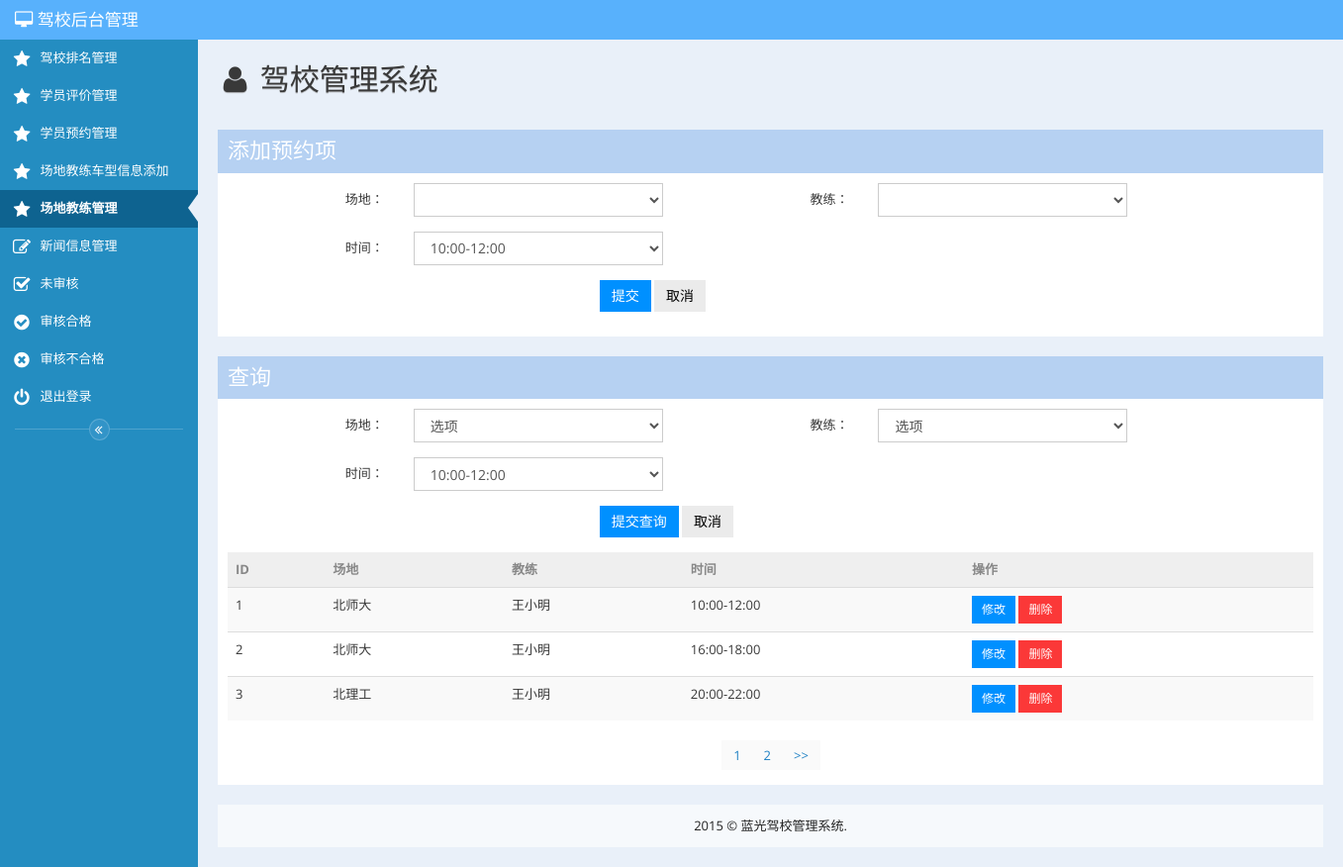
/Jiaoxiao/index.php/manage_coachandplace, run on the app's committed database.
### tables this page shows
CREATE TABLE `coachandplace` (
  `id` int(11) NOT NULL AUTO_INCREMENT,
  `placeid` int(11) NOT NULL,
  `coachid` int(11) NOT NULL,
  `timeid` int(11) NOT NULL COMMENT '预约时间id',
  PRIMARY KEY (`id`)
);

CREATE TABLE `place` (
  `id` int(11) NOT NULL AUTO_INCREMENT,
  `p_name` varchar(128) NOT NULL,
  `address` varchar(128) NOT NULL,
  `description` varchar(256) NOT NULL COMMENT '描述',
  `img` varchar(256) NOT NULL,
  PRIMARY KEY (`id`)
);

CREATE TABLE `coach` (
  `id` int(128) NOT NULL AUTO_INCREMENT,
  `c_name` varchar(128) NOT NULL,
  `tel` varchar(128) NOT NULL,
  `price` varchar(128) NOT NULL COMMENT '价格',
  `star` int(11) NOT NULL COMMENT '星级',
  `img` varchar(256) NOT NULL,
  `description` varchar(512) DEFAULT NULL,
  `school_name` varchar(256) DEFAULT NULL COMMENT '所属驾校名',
  `school_url` varchar(256) DEFAULT NULL COMMENT '所属驾校网址',
  `deleted` tinyint(1) NOT NULL DEFAULT '0',
  PRIMARY KEY (`id`)
);

CREATE TABLE `time` (
  `id` int(11) NOT NULL AUTO_INCREMENT,
  `time` varchar(128) NOT NULL,
  PRIMARY KEY (`id`)
);

### Jiaoxiao/application/libraries/Layout.php (called while the page is built, shortened)
<?php  if (!defined('BASEPATH')) exit('No direct script access allowed');
class Layout
{
    var $obj;
    var $layout;
    function Layout($layout = "flaty")
    {
        $this->obj =& get_instance();
        $this->layout = '_layouts/' . $layout;
    }
    function view($view, $data=null, $return=false)
    {
        $data['content_for_layout'] = $this->obj->load->view($view,$data,true);
        if($return)
        {
            $output = $this->obj->load->view($this->layout,$data, true);
            return $output;
        }
        else
        {
            $this->obj->load->view($this->layout,$data, false);
        }
    }
}
?>

### Jiaoxiao/index.php (called while the page is built, shortened)
<?php
require_once BASEPATH.'core/CodeIgniter.php';

### Jiaoxiao/application/models/coachandplace_model.php (called while the page is built, shortened)
<?php
    class Coachandplace_model extends CI_Model{
        private $table_name = 'coachandplace';
        public function count($where) {
            if($where){
                $this->db->where($where);
            }else{
                $this->db->select();
            }
            $this->db->from($this->table_name);
            return $this->db->count_all_results();
        }
        public function search($offset,$limit){
            $sql = 'SELECT cp.id,p.p_name as pname,c.c_name as cname,t.time FROM (((coachandplace as cp JOIN place as p ON cp.placeid=p.id) JOIN coach  as c ON cp.coachid=c.id)JOIN time  as t ON cp.timeid=t.id) limit ?,?;';
            $result = $this->db->query($sql,array($offset,$limit));
            if ($result->num_rows() > 0) {
                return $result->result_object();
            }
            return false;
        }
    }

### Jiaoxiao/application/views/manage/coachandplace_view.php (the view, shortened to what this page needs)
<div class="row">
    <div class="col-md-12">
        <div class="box box-blue">
            <div class="box-title">
                <h3>添加预约项</h3>
            </div>
            <div class="box-content">
                <from class="form-horizontal" action="#" >
                    <div class="form-group">
                        <label class="col-sm-2 col-lg-2 control-label">场地：</label>
                        <div class="col-sm-3 col-lg-3 controls">
                            <select class="form-control" tabindex="1" id="addplace">
                            </select>
                        </div>
                        <label class="col-sm-2 col-lg-2 control-label">教练：</label>
                        <div class="col-sm-3 col-lg-3 controls">
                            <select class="form-control" tabindex="1" id="addcoach">
                            </select>
                        </div>
                    </div>
                    <div class="form-group">
                        <label class="col-sm-2 col-lg-2 control-label">时间：</label>
                        <div class="col-sm-3 col-lg-3 controls">
                            <select class="form-control" tabindex="1" id="addtime">
                                <option value="1">10:00-12:00</option>
                            </select>
                        </div>
                    </div>
                    <div class="form-group">
                        <div class="col-sm-5 col-sm-offset-5 col-lg-10 col-lg-offset-4">
                            <button class="btn btn-primary"  id="addbut">提交</button>
                            <button class="btn" type="button">取消</button>
                        </div>
                    </div>
                </from>
            </div>
        </div>
    </div>
</div>
<div class="row">
    <div class="col-md-12">
        <div class="box box-blue">
            <div class="box-title">
                <h3>查询</h3>
            </div>
            <div class="box-content">
                <form class="form-horizontal" action='<?php echo site_url('manage_coachandplace/find')?>' method="post">
                    <div class="form-group">
                        <label class="col-sm-2 col-lg-2 control-label">场地：</label>
                        <div class="col-sm-3 col-lg-3 controls">
                            <select class="form-control" id="searchplace" name="searchplace">
                                <option value="">选项</option>
                            </select>
                        </div>
                        <label class="col-sm-2 col-lg-2 control-label">教练：</label>
                        <div class="col-sm-3 col-lg-3 controls">
                            <select class="form-control" tabindex="1" id="searchcoach" name="searchcoach">
                                <option value="">选项</option>
                            </select>
                        </div>
                    </div>
                    <div class="form-group">
                        <label class="col-sm-2 col-lg-2 control-label">时间：</label>
                        <div class="col-sm-3 col-lg-3 controls">
                            <select class="form-control" tabindex="1" id="searchtime" name="searchtime">
                                <option value="1">10:00-12:00</option>
                            </select>
                        </div>
                    </div>
                    <div class="form-group">
                        <div class="col-sm-5 col-sm-offset-5 col-lg-10 col-lg-offset-4">
                            <button class="btn btn-primary" type="submit">提交查询</button>
                            <button class="btn" type="button">取消</button>
                        </div>
                    </div>
                </form>
                <div class="table-responsive">
                    <table class="table table-striped table-hover fill-head">
                        <thead>
                            <tr>
                                <th>ID</th>
                                <th>场地</th>
                                <th>教练</th>
                                <th>时间</th>
                                <th>操作</th>
                            </tr>
                        </thead>
                        <tbody>
                        <?php if($result):?>
                        <?php foreach($result as $user):?>
                            <tr>
                                <td ><?php echo $user->id;?></td>
                                <td ><?php echo $user->pname;?></td>
                                <td ><?php echo $user->cname;?></td>
                                <td ><?php echo $user->time;?></td>
                                <td>
                                    <a class="btn btn-primary btn-sm change" data-time="<?php echo $user->time;?>" data-cname="<?php echo $user->cname;?>" data-pname="<?php echo $user->pname;?>" data-id="<?php echo $user->id;?>" data-toggle="modal" role="button" href="#modal-1">修改</a>
                                    <a class="btn btn-danger btn-sm del" data-id="<?php echo $user->id;?>">删除</a>
                                </td>
                            </tr>
                            <?php endforeach;?>
                        <?php endif;?>
                        </tbody>
                    </table>
                    <div class="text-center">
                        <?php echo $link;?>
                    </div>
                </div>
            </div>
        </div>
    </div>
</div>

### data on the page
coachandplace: id "1", placeid.p_name "北师大", coachid.c_name "王小明", timeid.time "10:00-12:00"
coachandplace: id "2", placeid.p_name "北师大", coachid.c_name "王小明", timeid.time "16:00-18:00"
coachandplace: id "3", placeid.p_name "北理工", coachid.c_name "王小明", timeid.time "20:00-22:00"

### other printed values
$link "1 2 >>"
